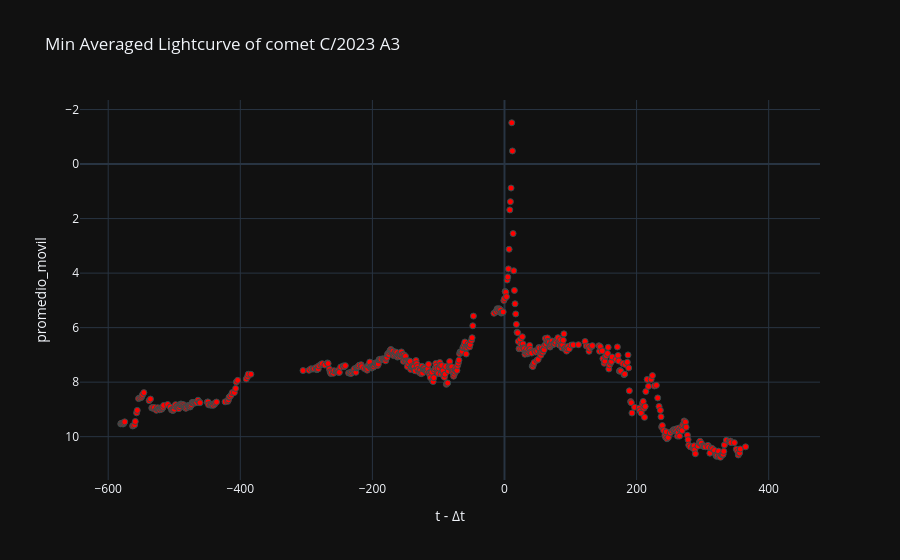

The cell this chart's notebook holds for it:
### Code cell
# Gráfica de luz interna
labels = {'delta_t':'t - Δt','magnitud_reducida':'Magnitude reduced'}
fig = px.scatter(curva_de_luz_interna_v1_df, x='delta_t', y='promedio_movil', template= 'plotly_dark', labels= labels, title=f'Min Averaged Lightcurve of comet {nombre_cometa}')
fig.update_traces(marker=dict(color='red', size=6, line=dict(width=1, color='DarkSlateGrey')))
fig.update_yaxes(autorange="reversed")
fig.show()

### Figure 1 — Plotly figure (JSON) as saved in the notebook; plotly's stock layout.template omitted (floating-point values rounded to 4 significant figures; data arrays with more than 128 entries replaced by an {"elided": "..."} marker saying what was removed)
{"data": [{"hovertemplate": "t - Δt=%{x}<br>promedio_movil=%{y}<extra></extra>", "legendgroup": "", "marker": {"color": "red", "line": {"color": "DarkSlateGrey", "width": 1}, "size": 6, "symbol": "circle"}, "mode": "markers", "name": "", "orientation": "v", "showlegend": false, "type": "scatter", "x": {"elided": "563 int values"}, "xaxis": "x", "y": {"elided": "563 float values"}, "yaxis": "y"}], "layout": {"legend": {"tracegroupgap": 0}, "title": {"text": "Min Averaged Lightcurve of comet C/2023 A3"}, "xaxis": {"anchor": "y", "domain": [0, 1], "title": {"text": "t - Δt"}}, "yaxis": {"anchor": "x", "autorange": "reversed", "domain": [0, 1], "title": {"text": "promedio_movil"}}}}
